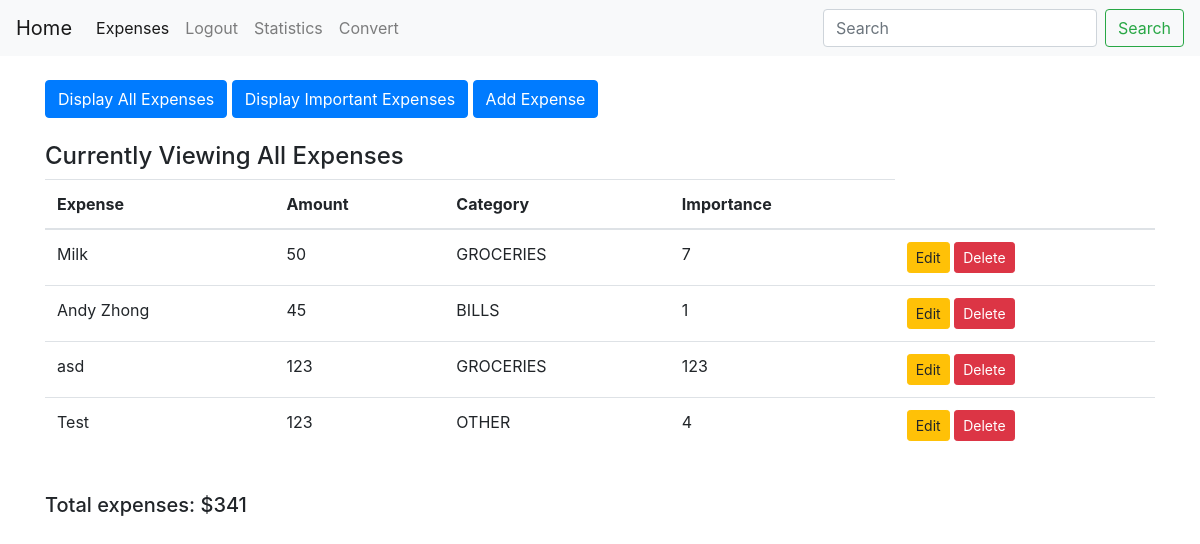
The page /display1 (signed in) on the database as committed earlier.
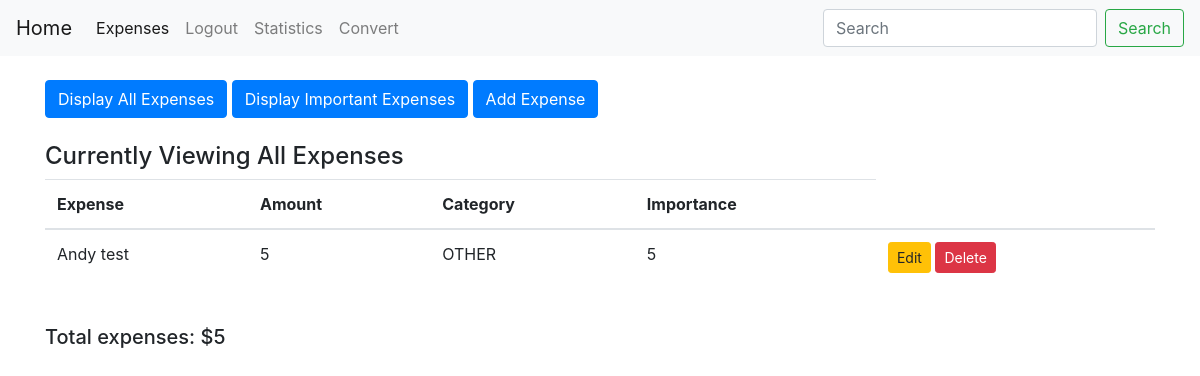
The same page on the database as committed later.
### base/models.py (models this page shows, shortened)
class Expense(models.Model):
	user = models.ForeignKey(User, on_delete=models.CASCADE, null = True)
	name = models.CharField(max_length = 20)
	amount = models.IntegerField()
	choices = (
		('GROCERIES', 'Money spent on groceries'),
		('BILLS', 'Money spent on water/electricity/internet bills'),
		('RENT', 'Money spent on rent'),
		('OTHER', 'Other weekly expenses')
	)
	category = models.CharField(max_length = 20, choices = choices, default = 'OTHER')
	importance = models.IntegerField()
	updated = models.DateTimeField(auto_now = True)
	created = models.DateTimeField(auto_now_add = True)
	class Meta:
		ordering = ['-updated', '-created']

### base/views.py (the view)
# urls.py: path('display1', views.display_all, name = 'display1'),
@login_required(login_url='login')
def display_all(request):
	items =  Expense.objects.all().filter(user = request.user)
	total = items.aggregate(Sum('amount'))
	context = {
		'items': items,
		'header': 'All Expenses',
		'total' : total['amount__sum'],
	}
	return render(request, 'expenses.html', context)

### base/templates/expenses.html
{% extends 'base.html' %}
{% block body %}
<div class = "button-group">
	<a href="{% url 'display1' %}" class = "btn btn-primary btn-mid" role = "button"> Display All Expenses</a>
	<a href="{% url 'display2' %}" class = "btn btn-primary btn-mid" role = "button"> Display Important Expenses </a>
	<a href="{% url 'add' %}" class = "btn btn-primary btn-mid" role = "button"> Add Expense </a>
</div>
<br>
<h4> Currently Viewing {{ header }} </h4>
<table class="table">
  <thead>
    <tr>
      <th scope="col">Expense</th>
      <th scope="col">Amount</th>
      <th scope="col">Category</th>
      <th scope="col">Importance</th>
    </tr>
  </thead>
  <tbody>
	<tbody>
		{% for item in items %}
			<tr>
				<td> {{item.name}} </td>
				<td> {{item.amount}} </td>
				<td> {{item.category}} </td>
				<td> {{item.importance}} </td>
				<td>
					<a href="{% url 'edit' item.pk %}" class = "btn btn-warning btn-sm" role="button"> Edit </a>
					<a href="{% url 'delete' item.pk %}" class = "btn btn-danger btn-sm" role="button"> Delete </a>
				</td>
			</tr>
		{% endfor %}
	</tbody>
  </tbody>
</table>
<br>
<div>
	<h5> Total expenses: ${{total}}</h5>
</div>
{% endblock %}

Rows that differ between the two databases and show on the page:
removed Expense: name "Milk", amount "50", category "GROCERIES", importance "7"
removed Expense: name "Andy Zhong", amount "45", category "BILLS", importance "1"
removed Expense: name "asd", amount "123", category "GROCERIES", importance "123"
removed Expense: name "Test", amount "123", category "OTHER", importance "4"
added Expense: name "Andy test", amount "5", category "OTHER", importance "5"
Other text that changed with them:
{{ total }}: "341" → "5"
